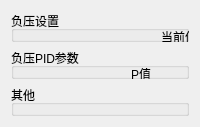
     <widget class="QWidget" name="tab_3">
      <attribute name="title">
       <string>墨路设置</string>
      </attribute>
      <layout class="QVBoxLayout" name="verticalLayout_6">
       <item>
        <layout class="QVBoxLayout" name="verticalLayout_5">
         <item>
          <widget class="QGroupBox" name="groupBox_8">
           <property name="title">
            <string>负压设置</string>
           </property>
           <widget class="QLabel" name="label_69">
            <property name="geometry">
             <rect>
              <x>150</x>
              <y>20</y>
              <width>54</width>
              <height>12</height>
             </rect>
            </property>
            <property name="text">
             <string>当前值</string>
            </property>
           </widget>
           <widget class="QLabel" name="label_70">
            <property name="geometry">
             <rect>
              <x>240</x>
              <y>20</y>
              <width>54</width>
              <height>12</height>
             </rect>
            </property>
            <property name="text">
             <string>设置值</string>
            </property>
           </widget>
           <widget class="QPushButton" name="pushButton_8">
            <property name="geometry">
             <rect>
              <x>350</x>
              <y>130</y>
              <width>75</width>
              <height>23</height>
             </rect>
            </property>
            <property name="text">
             <string>应用</string>
            </property>
           </widget>
           <widget class="QWidget" name="layoutWidget_3">
            <property name="geometry">
             <rect>
              <x>30</x>
              <y>40</y>
              <width>281</width>
              <height>91</height>
             </rect>
            </property>
            <layout class="QGridLayout" name="gridLayout_16">
             <item row="0" column="0">
              <widget class="QLabel" name="label_67">
               <property name="text">
                <string>供墨盒：</string>
               </property>
              </widget>
             </item>
             <item row="0" column="1">
              <widget class="QLineEdit" name="lineEdit_26">
               <property name="minimumSize">
                <size>
                 <width>100</width>
                 <height>0</height>
                </size>
               </property>
               <property name="maximumSize">
                <size>
                 <width>100</width>
                 <height>16777215</height>
                </size>
               </property>
              </widget>
             </item>
             <item row="0" column="2">
              <widget class="QSpinBox" name="spinBox_26">
               <property name="maximumSize">
                <size>
                 <width>100</width>
                 <height>16777215</height>
                </size>
               </property>
              </widget>
             </item>
             <item row="1" column="0">
              <widget class="QLabel" name="label_68">
               <property name="text">
                <string>回墨盒：</string>
               </property>
              </widget>
             </item>
             <item row="1" column="1">
              <widget class="QLineEdit" name="lineEdit_27">
               <property name="minimumSize">
                <size>
                 <width>100</width>
                 <height>0</height>
                </size>
               </property>
               <property name="maximumSize">
                <size>
                 <width>100</width>
                 <height>16777215</height>
                </size>
               </property>
              </widget>
             </item>
             <item row="1" column="2">
              <widget class="QSpinBox" name="spinBox_27">
               <property name="maximumSize">
                <size>
                 <width>100</width>
                 <height>16777215</height>
                </size>
               </property>
              </widget>
             </item>
            </layout>
           </widget>
          </widget>
         </item>
         <item>
          <widget class="QGroupBox" name="groupBox_9">
           <property name="title">
            <string>负压PID参数</string>
           </property>
           <widget class="QLabel" name="label_73">
            <property name="geometry">
             <rect>
              <x>224</x>
              <y>50</y>
              <width>36</width>
              <height>16</height>
             </rect>
            </property>
            <property name="text">
             <string>当前值</string>
            </property>
           </widget>
           <widget class="QLabel" name="label_74">
            <property name="geometry">
             <rect>
              <x>343</x>
              <y>50</y>
              <width>36</width>
              <height>16</height>
             </rect>
            </property>
            <property name="text">
             <string>设置值</string>
            </property>
           </widget>
           <widget class="QPushButton" name="pushButton_9">
            <property name="geometry">
             <rect>
              <x>530</x>
              <y>150</y>
              <width>75</width>
              <height>23</height>
             </rect>
            </property>
            <property name="text">
             <string>应用</string>
            </property>
           </widget>
           <widget class="QLabel" name="label_75">
            <property name="geometry">
             <rect>
              <x>120</x>
              <y>20</y>
              <width>54</width>
              <height>12</height>
             </rect>
            </property>
            <property name="text">
             <string>P值</string>
            </property>
           </widget>
           <widget class="QLabel" name="label_76">
            <property name="geometry">
             <rect>
              <x>550</x>
              <y>50</y>
              <width>36</width>
              <height>16</height>
             </rect>
            </property>
            <property name="text">
             <string>设置值</string>
            </property>
           </widget>
           <widget class="QLabel" name="label_77">
            <property name="geometry">
             <rect>
              <x>450</x>
              <y>20</y>
              <width>54</width>
              <height>12</height>
             </rect>
            </property>
            <property name="text">
             <string>I值</string>
            </property>
           </widget>
           <widget class="QLabel" name="label_78">
            <property name="geometry">
             <rect>
              <x>440</x>
              <y>50</y>
              <width>36</width>
              <height>16</height>
             </rect>
            </property>
            <property name="text">
             <string>当前值</string>
            </property>
           </widget>
           <widget class="QWidget" name="layoutWidget_4">
            <property name="geometry">
             <rect>
              <x>30</x>
              <y>70</y>
              <width>591</width>
              <height>61</height>
             </rect>
            </property>
            <layout class="QGridLayout" name="gridLayout_20">
             <item row="0" column="0">
              <widget class="QLabel" name="label_71">
               <property name="text">
                <string>供墨盒：</string>
               </property>
              </widget>
             </item>
             <item row="0" column="1">
              <widget class="QLineEdit" name="lineEdit_28">
               <property name="minimumSize">
                <size>
                 <width>100</width>
                 <height>0</height>
                </size>
               </property>
               <property name="maximumSize">
                <size>
                 <width>100</width>
                 <height>16777215</height>
                </size>
               </property>
              </widget>
             </item>
             <item row="0" column="2">
              <widget class="QSpinBox" name="spinBox_28">
               <property name="maximumSize">
                <size>
                 <width>100</width>
                 <height>16777215</height>
                </size>
               </property>
              </widget>
             </item>
             <item row="0" column="3">
              <widget class="QLineEdit" name="lineEdit_30">
               <property name="minimumSize">
                <size>
                 <width>100</width>
                 <height>0</height>
                </size>
               </property>
               <property name="maximumSize">
                <size>
                 <width>100</width>
                 <height>16777215</height>
                </size>
               </property>
              </widget>
             </item>
             <item row="0" column="4">
              <widget class="QSpinBox" name="spinBox_31">
               <property name="maximumSize">
                <size>
                 <width>100</width>
                 <height>16777215</height>
                </size>
               </property>
              </widget>
             </item>
             <item row="1" column="0">
              <widget class="QLabel" name="label_72">
               <property name="text">
                <string>回墨盒：</string>
               </property>
              </widget>
             </item>
             <item row="1" column="1">
              <widget class="QLineEdit" name="lineEdit_29">
               <property name="minimumSize">
                <size>
                 <width>100</width>
                 <height>0</height>
                </size>
               </property>
               <property name="maximumSize">
                <size>
                 <width>100</width>
                 <height>16777215</height>
                </size>
               </property>
              </widget>
             </item>
             <item row="1" column="2">
              <widget class="QSpinBox" name="spinBox_29">
               <property name="maximumSize">
                <size>
                 <width>100</width>
                 <height>16777215</height>
                </size>
               </property>
              </widget>
             </item>
             <item row="1" column="3">
              <widget class="QLineEdit" name="lineEdit_31">
               <property name="minimumSize">
                <size>
                 <width>100</width>
                 <height>0</height>
                </size>
               </property>
               <property name="maximumSize">
                <size>
                 <width>100</width>
                 <height>16777215</height>
                </size>
               </property>
              </widget>
             </item>
             <item row="1" column="4">
              <widget class="QSpinBox" name="spinBox_30">
               <property name="maximumSize">
                <size>
                 <width>100</width>
                 <height>16777215</height>
                </size>
               </property>
              </widget>
             </item>
            </layout>
           </widget>
          </widget>
         </item>
         <item>
          <widget class="QGroupBox" name="groupBox_10">
           <property name="title">
            <string>其他</string>
           </property>
           <widget class="QLabel" name="label_82">
            <property name="geometry">
             <rect>
              <x>300</x>
              <y>20</y>
              <width>54</width>
              <height>12</height>
             </rect>
            </property>
            <property name="text">
             <string>当前值</string>
            </property>
           </widget>
           <widget class="QLabel" name="label_83">
            <property name="geometry">
             <rect>
              <x>400</x>
              <y>20</y>
              <width>54</width>
              <height>12</height>
             </rect>
            </property>
            <property name="text">
             <string>设定值</string>
            </property>
           </widget>
           <widget class="QPushButton" name="pushButton_10">
            <property name="geometry">
             <rect>
              <x>530</x>
              <y>160</y>
              <width>75</width>
              <height>23</height>
             </rect>
            </property>
            <property name="text">
             <string>应用</string>
            </property>
           </widget>
           <widget class="QWidget" name="layoutWidget_5">
            <property name="geometry">
             <rect>
              <x>21</x>
              <y>47</y>
              <width>451</width>
              <height>101</height>
             </rect>
            </property>
            <layout class="QGridLayout" name="gridLayout_21">
             <item row="0" column="0">
              <widget class="QLabel" name="label_79">
               <property name="text">
                <string>压墨时间：</string>
               </property>
              </widget>
             </item>
             <item row="0" column="1">
              <widget class="QLineEdit" name="lineEdit_32">
               <property name="minimumSize">
                <size>
                 <width>100</width>
                 <height>0</height>
                </size>
               </property>
               <property name="maximumSize">
                <size>
                 <width>100</width>
                 <height>16777215</height>
                </size>
               </property>
              </widget>
             </item>
             <item row="0" column="2">
              <widget class="QSpinBox" name="spinBox_32">
               <property name="minimumSize">
                <size>
                 <width>100</width>
                 <height>0</height>
                </size>
               </property>
               <property name="maximumSize">
                <size>
                 <width>100</width>
                 <height>16777215</height>
                </size>
               </property>
              </widget>
             </item>
             <item row="1" column="0">
              <widget class="QLabel" name="label_80">
               <property name="text">
                <string>供墨泵设定值：</string>
               </property>
              </widget>
             </item>
             <item row="1" column="1">
              <widget class="QLineEdit" name="lineEdit_33">
               <property name="minimumSize">
                <size>
                 <width>100</width>
                 <height>0</height>
                </size>
               </property>
               <property name="maximumSize">
                <size>
                 <width>100</width>
                 <height>16777215</height>
                </size>
               </property>
              </widget>
             </item>
             <item row="1" column="2">
              <widget class="QSpinBox" name="spinBox_33">
               <property name="minimumSize">
                <size>
                 <width>100</width>
                 <height>0</height>
                </size>
               </property>
               <property name="maximumSize">
                <size>
                 <width>100</width>
                 <height>16777215</height>
                </size>
               </property>
              </widget>
             </item>
             <item row="2" column="0">
              <widget class="QLabel" name="label_81">
               <property name="text">
                <string>回墨泵设定值：</string>
               </property>
              </widget>
             </item>
             <item row="2" column="1">
              <widget class="QLineEdit" name="lineEdit_34">
               <property name="minimumSize">
                <size>
                 <width>100</width>
                 <height>0</height>
                </size>
               </property>
               <property name="maximumSize">
                <size>
                 <width>100</width>
                 <height>16777215</height>
                </size>
               </property>
              </widget>
             </item>
             <item row="2" column="2">
              <widget class="QSpinBox" name="spinBox_34">
               <property name="minimumSize">
                <size>
                 <width>100</width>
                 <height>0</height>
                </size>
               </property>
               <property name="maximumSize">
                <size>
                 <width>100</width>
                 <height>16777215</height>
                </size>
               </property>
              </widget>
             </item>
            </layout>
           </widget>
          </widget>
         </item>
        </layout>
       </item>
      </layout>
     </widget>
